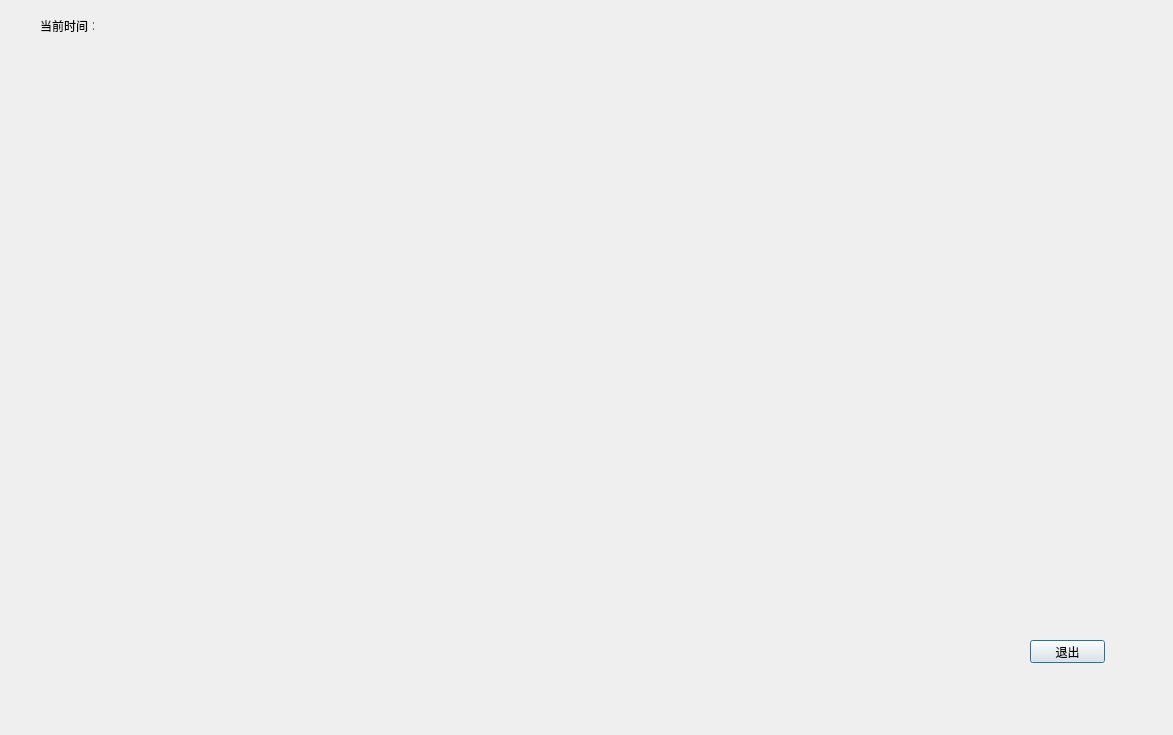
<?xml version="1.0" encoding="UTF-8"?>
<ui version="4.0">
 <class>watch</class>
 <widget class="QDialog" name="watch">
  <property name="geometry">
   <rect>
    <x>0</x>
    <y>0</y>
    <width>1173</width>
    <height>735</height>
   </rect>
  </property>
  <property name="minimumSize">
   <size>
    <width>0</width>
    <height>0</height>
   </size>
  </property>
  <property name="maximumSize">
   <size>
    <width>9559</width>
    <height>1677</height>
   </size>
  </property>
  <property name="windowTitle">
   <string>Dialog</string>
  </property>
  <property name="styleSheet">
   <string notr="true"/>
  </property>
  <property name="sizeGripEnabled">
   <bool>false</bool>
  </property>
  <widget class="QLabel" name="label">
   <property name="geometry">
    <rect>
     <x>40</x>
     <y>20</y>
     <width>54</width>
     <height>12</height>
    </rect>
   </property>
   <property name="text">
    <string>当前时间：</string>
   </property>
  </widget>
  <widget class="QPushButton" name="pushButton">
   <property name="geometry">
    <rect>
     <x>1030</x>
     <y>640</y>
     <width>75</width>
     <height>23</height>
    </rect>
   </property>
   <property name="text">
    <string>退出</string>
   </property>
  </widget>
  <widget class="QLabel" name="label_2">
   <property name="geometry">
    <rect>
     <x>100</x>
     <y>20</y>
     <width>54</width>
     <height>12</height>
    </rect>
   </property>
   <property name="text">
    <string/>
   </property>
  </widget>
 </widget>
 <resources/>
 <connections>
  <connection>
   <sender>pushButton</sender>
   <signal>clicked()</signal>
   <receiver>watch</receiver>
   <slot>close()</slot>
   <hints>
    <hint type="sourcelabel">
     <x>327</x>
     <y>265</y>
    </hint>
    <hint type="destinationlabel">
     <x>343</x>
     <y>221</y>
    </hint>
   </hints>
  </connection>
 </connections>
</ui>
